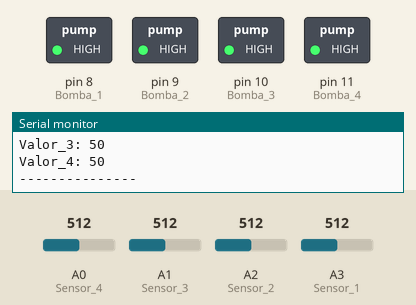
This sketch was run on a simulated Arduino Uno, built with avr-gcc and run on an emulated ATmega328P. Parts: switched loads named in the sketch (green lamp = pin HIGH), the last lines printed to the serial monitor. The inputs (shaded band) are chosen by the test bench; at power-on: A0 (Sensor_4) = 512, A1 (Sensor_3) = 512, A2 (Sensor_2) = 512, A3 (Sensor_1) = 512.

Above: at 2.8 s.
2.9 s: A0 (Sensor_4) set to 597
5.6 s: A0 (Sensor_4) set to 623
At 6.7 s:
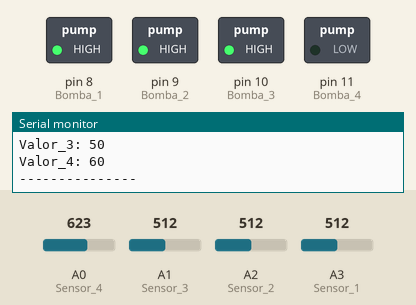
8.3 s: A1 (Sensor_3) set to 596
11.2 s: A1 (Sensor_3) set to 625
At 12.9 s:
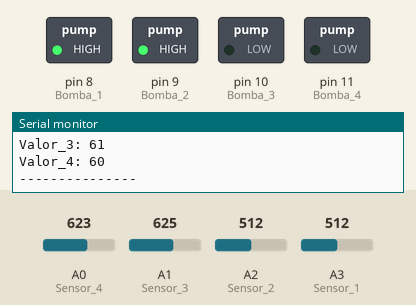
13.9 s: A2 (Sensor_2) set to 599
16.6 s: A2 (Sensor_2) set to 621
At 19.3 s:
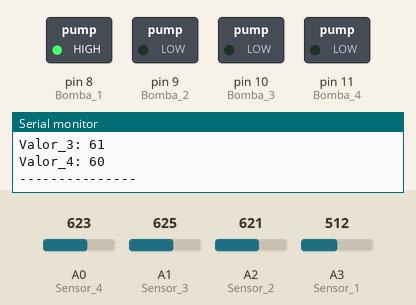
Timing chart, 0 to 20.5 s (numbered marks = the images above; inputs shaded):
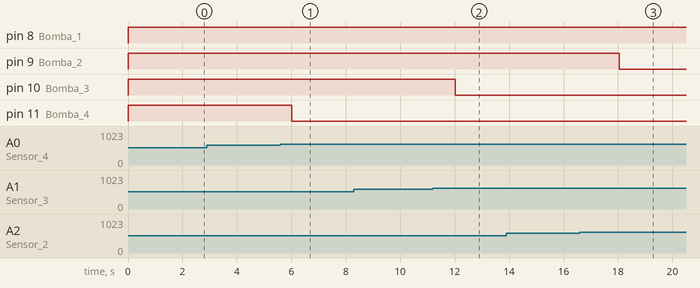

The sketch:

higrometro_x41.ino
```cpp
int Bomba_1 = 8;
int Bomba_2 = 9;
int Bomba_3 = 10;
int Bomba_4 = 11;

int Sensor_1 = A3;
int Sensor_2 = A2;
int Sensor_3 = A1;
int Sensor_4 = A0;

void setup() {
  pinMode(Bomba_1, OUTPUT);
  pinMode(Sensor_1, INPUT);

  pinMode(Bomba_2, OUTPUT);
  pinMode(Sensor_2, INPUT);

  pinMode(Bomba_3, OUTPUT);
  pinMode(Sensor_3, INPUT);

  pinMode(Bomba_4, OUTPUT);
  pinMode(Sensor_4, INPUT);
  Serial.begin(9600);
}

void loop() {
  int almacenador_1 = analogRead(Sensor_1);
  int valor_1 = (almacenador_1 / 10.23); // Valor de humedad

  int almacenador_2 = analogRead(Sensor_2);
  int valor_2 = (almacenador_2 / 10.23); // Valor de humedad

  int almacenador_3 = analogRead(Sensor_3);
  int valor_3 = (almacenador_3 / 10.23); // Valor de humedad

  int almacenador_4 = analogRead(Sensor_4);
  int valor_4 = (almacenador_4 / 10.23); // Valor de humedad

  if(valor_1 >= 60){
    digitalWrite(Bomba_1, LOW);
    }
  else if (valor_1 < 60){
    digitalWrite(Bomba_1, HIGH);
  }

  if(valor_2 >= 60){
    digitalWrite(Bomba_2, LOW);
    }
  else if (valor_2 < 60){
    digitalWrite(Bomba_2, HIGH);
  }

  if(valor_3 >= 60){
    digitalWrite(Bomba_3, LOW);
    }
  else if (valor_3 < 60){
    digitalWrite(Bomba_3, HIGH);
  }

  if(valor_4 >= 60){
    digitalWrite(Bomba_4, LOW);
    }
  else if (valor_4 < 60){
    digitalWrite(Bomba_4, HIGH);
  }

  Serial.print("Valor_1: ");
  Serial.println(valor_1);
  Serial.print("Valor_2: ");
  Serial.println(valor_2);
  Serial.print("Valor_3: ");
  Serial.println(valor_3);
  Serial.print("Valor_4: ");
  Serial.println(valor_4);
  Serial.println("---------------");
  delay(2000);
}
```

Measured:
- the behaviour switches between 613 and 614 on A0 (Sensor_4) (found by bisection; images 0 and 1)
- the behaviour switches between 613 and 614 on A1 (Sensor_3) (found by bisection; images 1 and 2)
- the behaviour switches between 613 and 614 on A2 (Sensor_2) (found by bisection; images 2 and 3)
- after the input at 5.6 s, pin 11 (Bomba_4): HIGH → LOW after 0.42 s
- after the input at 11.2 s, pin 10 (Bomba_3): HIGH → LOW after 0.83 s
- after the input at 16.6 s, pin 9 (Bomba_2): HIGH → LOW after 1.4 s
